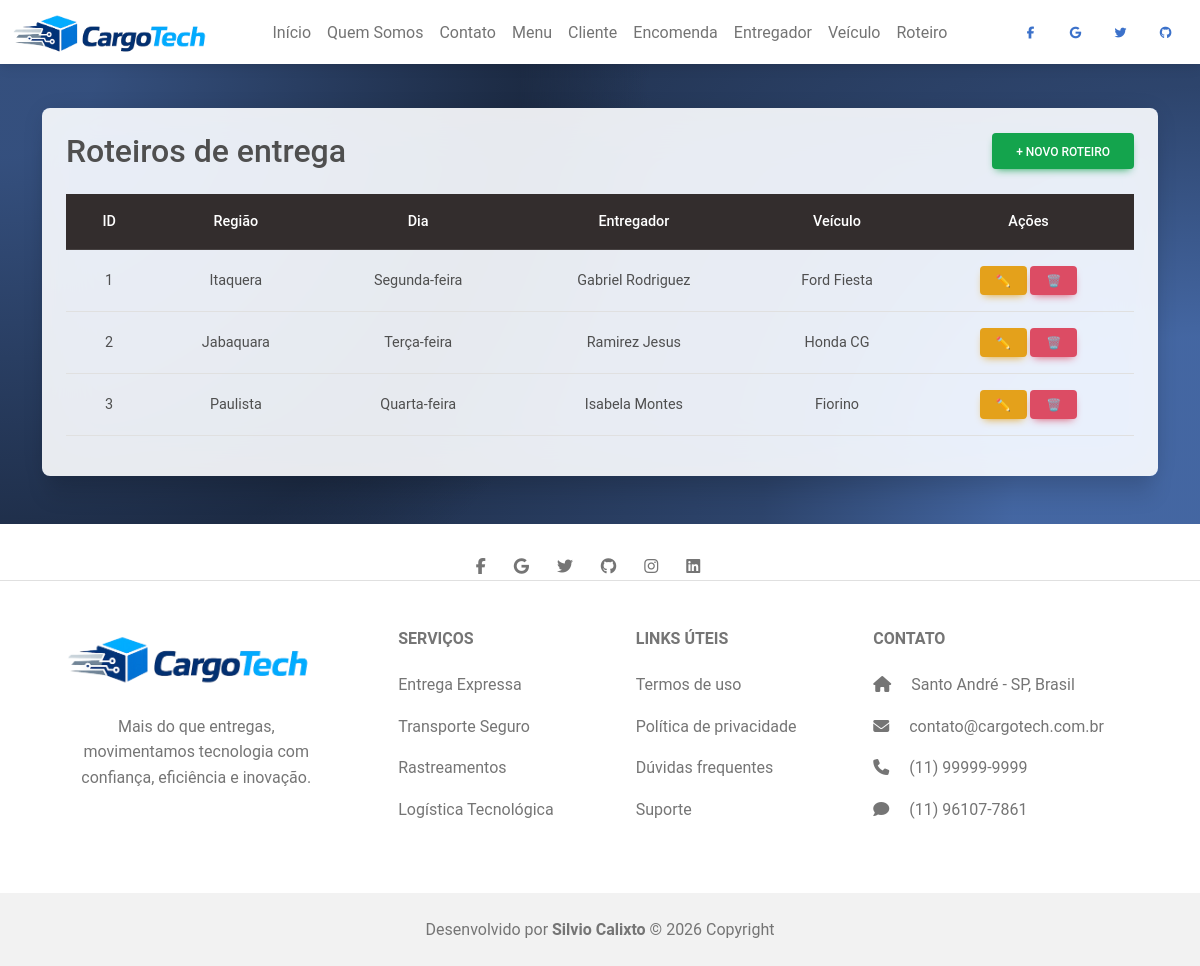
The page /telas/roteiro/listar.php on the database as committed earlier.
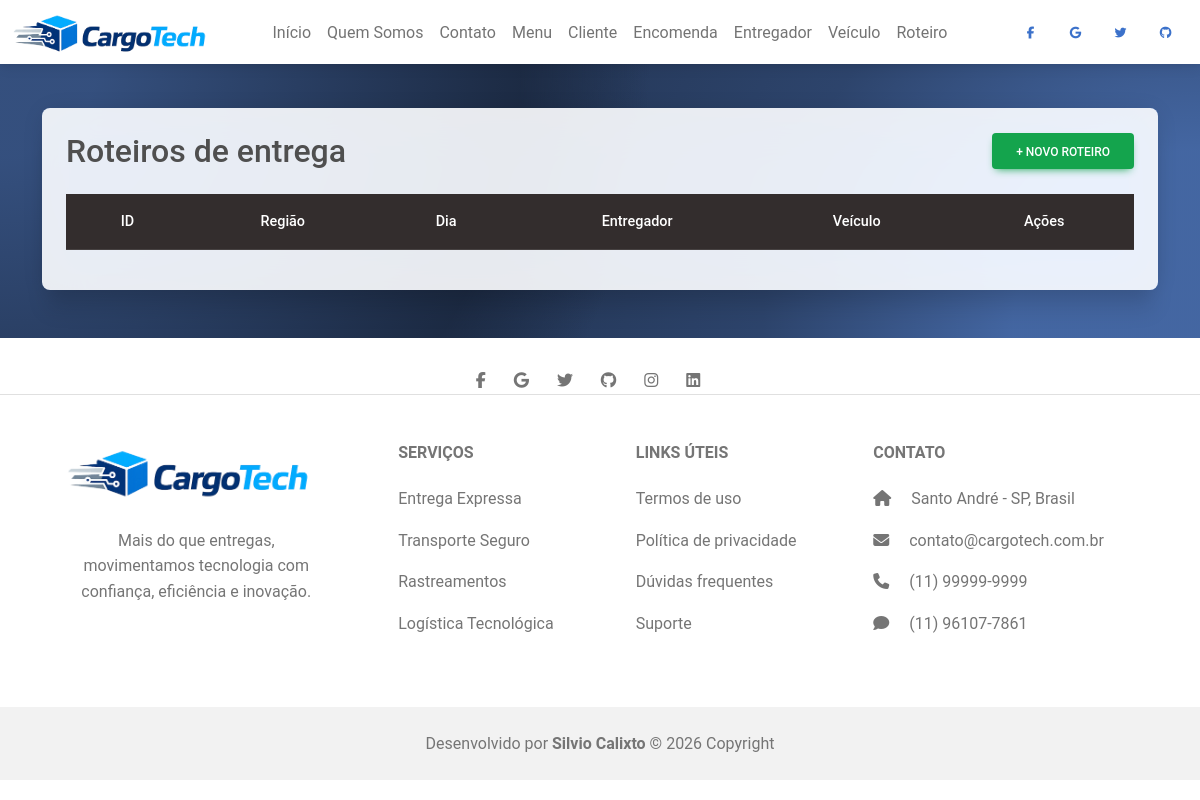
The same page on the database as committed later.
### tables this page shows
create table roteiroEntrega (
	codigo int not null primary key auto_increment,
    regiaoEntrega varchar(45),
    diaEntrega varchar(15),
    codigoEntregador int,
    codigoVeiculo int
);

create table entregador (
	codigo int not null primary key auto_increment,
    nome varchar(45),
    cpf varchar(15),
    cnh varchar(15)
);

create table veiculo (
	codigo int not null primary key auto_increment,
    tipo varchar(20),
    modelo varchar(20),
    ano date,
    cor varchar(45),
    placa varchar(20)
);

### DAO/conexao.php (called while the page is built, shortened)
<?php
  class Conexao {
    function conectar() {
      try {
        $conn = mysqli_connect('localhost',
                               'root',
                               '',
                               'entregas');
      if($conn) {
        return $conn;
      }
      }
      catch(Exception $erro)
      {
        return "Algo deu errado!<br><br> $erro";
      }
    }
  }
?>

### DAO/RoteiroDAO.php (called while the page is built, shortened)
<?php
require_once(__DIR__ . '/conexao.php');
class RoteiroEntregaDAO {
    private $conn;
    public function __construct() {
        $conexao = new Conexao();
        $this->conn = $conexao->conectar();
    }
    public function listar() {
        $sql = "
        SELECT r.*, e.nome AS entregador, v.modelo AS veiculo
        FROM roteiroEntrega r
        LEFT JOIN entregador e ON r.codigoEntregador = e.codigo
        LEFT JOIN veiculo v ON r.codigoVeiculo = v.codigo
        ";
        return mysqli_query($this->conn, $sql);
    }
}

### telas/roteiro/listar.php (the view, shortened to what the changed rows need)
<?php
require_once('../../DAO/RoteiroDAO.php');
$dao = new RoteiroEntregaDAO();
$result = $dao->listar();
?>
<!doctype html>
<html lang="pt-br">
  <head>
    <link rel="stylesheet" href="../../css/style.css">
    <link rel="stylesheet" href="https://cdnjs.cloudflare.com/ajax/libs/font-awesome/6.7.2/css/all.min.css">
    <link href="https://cdnjs.cloudflare.com/ajax/libs/mdb-ui-kit/6.4.0/mdb.min.css" rel="stylesheet"/>
    </head>
  <body>
<section class="background-radial-gradient py-5 form" style="margin-top: 60px;">
<div class="container">
  <div class="card bg-glass shadow-5-strong p-4">
    <div class="d-flex justify-content-between align-items-center mb-4">
      <h2 class="mb-0">Roteiros de entrega</h2>
    </div>
    <div class="table-responsive">
      <table class="table table-hover align-middle text-center">
        <thead class="table-dark">
          <tr>
            <th>ID</th>
            <th>Região</th>
            <th>Dia</th>
            <th>Entregador</th>
            <th>Veículo</th>
            <th>Ações</th>
          </tr>
        </thead>
        <tbody>
          <?php while($r = mysqli_fetch_assoc($result)){ ?>
          <tr>
            <td><?= $r['codigo'] ?></td>
            <td><?= $r['regiaoEntrega'] ?></td>
            <td><?= $r['diaEntrega'] ?></td>
            <td><?= $r['entregador'] ?></td>
            <td><?= $r['veiculo'] ?></td>
            <td>
              <a href="editar.php?id=<?= $r['codigo'] ?>" class="btn btn-warning btn-sm">
                ✏️
              </a>
              <a href="?acao=excluir&id=<?= $r['codigo'] ?>"
                 class="btn btn-danger btn-sm"
                 onclick="return confirm('Tem certeza que deseja excluir?')">
                🗑️
              </a>
            </td>
          </tr>
          <?php } ?>
        </tbody>
      </table>
    </div>
  </div>
</div>
</section>
  </body>
</html>

Rows that differ between the two databases and show on the page:
removed roteiroentrega: codigo "1", regiaoEntrega "Itaquera", diaEntrega "Segunda-feira", codigoEntregador.nome "Gabriel Rodriguez", codigoVeiculo.modelo "Ford Fiesta"
removed roteiroentrega: codigo "2", regiaoEntrega "Jabaquara", diaEntrega "Terça-feira", codigoEntregador.nome "Ramirez Jesus", codigoVeiculo.modelo "Honda CG"
removed roteiroentrega: codigo "3", regiaoEntrega "Paulista", diaEntrega "Quarta-feira", codigoEntregador.nome "Isabela Montes", codigoVeiculo.modelo "Fiorino"
